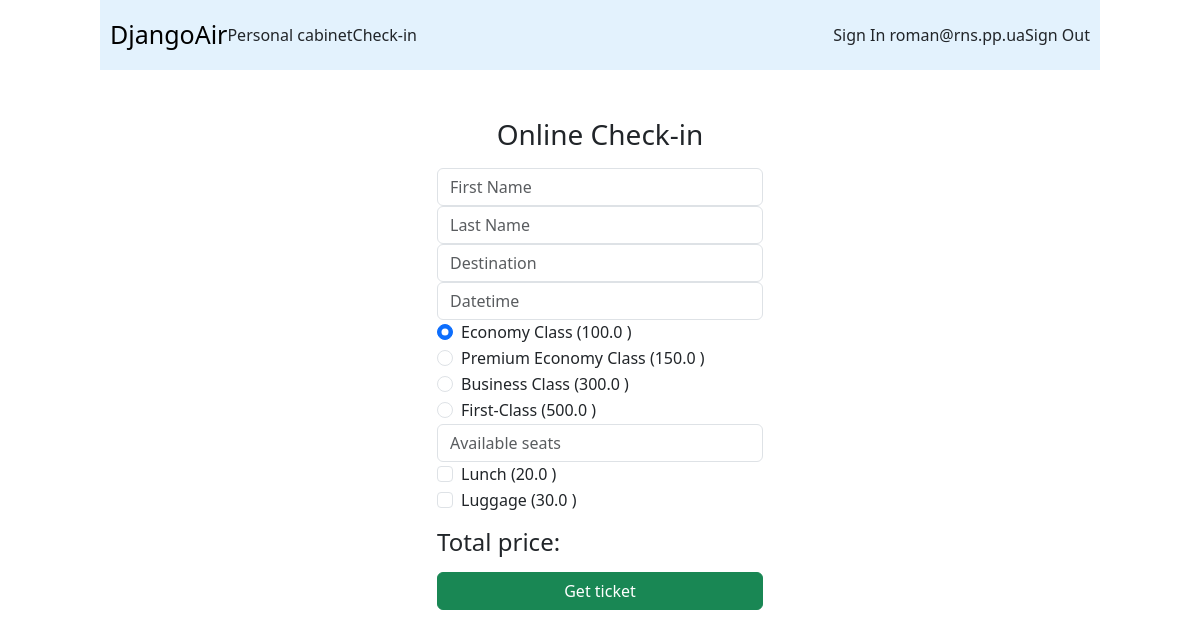
Screenshot of /checkin/ (signed in) with the database file from the repository.
### customer/models.py (models this page shows, shortened)
class SeatClass(models.Model):
    class Meta():
        verbose_name = 'seat_class'
    name = models.CharField(max_length=256)
    price = models.FloatField(default=0.00)

class Option(models.Model):
    class Meta():
        verbose_name = 'option'
    name = models.CharField(max_length=256)
    price = models.FloatField(default=0.00)

### customer/views.py (the view, shortened to what this page needs)
# urls.py: path('checkin/', checkin, name='checkin'),
@login_required(login_url='/signin/')
def checkin(request):
    key = request.session.session_key
    flight_data = cache.get(key)
    if not flight_data:
        flight_data = FlightData()
    if request.method == 'GET':
        data = {}
        seat_class = SeatClass.objects.all()
        option = Option.objects.all()
        data['destination'] = [i['destination__name'] for i in Flight.objects.all().values('destination__name').distinct()]
        for i in seat_class:
            data[i.name] = i.price
        for i in option:
            data[i.name] = i.price
        return render(request, 'checkin.html', {'data': data, 'flight_data': flight_data})

### customer/templates/checkin.html (shortened to what this page needs)
{% extends "base.html" %}
{% load static %}
{% block content %}
<section class="container my-5" style="width: 350px; margin-left: auto; margin-right: auto;">
    <form method="post">
            <h1 class="h3 mb-3 font-weight-normal" style="text-align: center">Online Check-in</h1>
            <input type="text" name="first_name" value="{{flight_data.first_name}}" placeholder="First Name" required="" class="form-control"/>
            <input type="text" name="last_name" value="{{flight_data.last_name}}" placeholder="Last Name" required="" class="form-control"/>
            <input list="destination" name="destination" value="{{flight_data.destination }}" placeholder="Destination" required="" class="form-control"/>
            <input type="text" list="datetime" name="datetime" value="{{ flight_data.datetime | date:'d.m.Y H:i:s' }}" placeholder="Datetime" required="" class="form-control"/>
            <div class="form-check">
                <input class="form-check-input" type="radio" name="seat_class" id="economy" value="economy" checked required>
                <label class="form-check-label" for="economy">Economy Class ({{ data.economy }} {{ flight_data.currency }})</label>
            </div>
            <div class="form-check">
                <input class="form-check-input" type="radio" name="seat_class" id="premium_economy" value="premium_economy">
                <label class="form-check-label" for="premium_economy">Premium Economy Class ({{ data.premium_economy }} {{ flight_data.currency }})</label>
            </div>
            <div class="form-check">
                <input class="form-check-input" type="radio" name="seat_class" id="business" value="business">
                <label class="form-check-label" for="business">Business Class ({{ data.business }} {{ flight_data.currency }})</label>
            </div>
            <div class="form-check">
                <input class="form-check-input" type="radio" name="seat_class" id="first_class" value="first_class">
                <label class="form-check-label" for="first_class">First-Class ({{ data.first_class }} {{ flight_data.currency }})</label>
            </div>
            <input type="text" list="available_seat" name="available_seat" value="{{ flight_data.seat }}" placeholder="Available seats" required="" class="form-control"/>
            <div class="form-check">
                <input class="form-check-input" type="checkbox" value="" {% if flight_data.lunch %} checked {% endif %}name="lunch">
                Lunch ({{ data.lunch }} {{ flight_data.currency }})
            </div>
            <div class="form-check">
                <input class="form-check-input" type="checkbox" value="" {% if flight_data.luggage %} checked {% endif %} name="luggage">
                Luggage ({{ data.luggage }} {{ flight_data.currency }})
	        </div>
            <h4 id="total_price" class="my-3" style="text-align:left">Total price: {{ data.price_for_one_seat }} {{ flight_data.currency }}</h4>
            <div class="d-grid gap-2 my-3">
                <input type="submit" class="btn btn-success" value="Get ticket">
            </div>
    </form>
</section>
{% endblock %}

### customer/templates/base.html (shortened to what this page needs)
{% load static %}
{% load bootstrap5 %}
{% bootstrap_css %}
<!DOCTYPE html>
<html>
    <head>
    <link rel="stylesheet" href="https://cdn.jsdelivr.net/npm/bootstrap-icons@1.5.0/font/bootstrap-icons.css">
    </head>
	<body>
            <header>
                    <div class="left">
                        <a class="nav-link" href="{% url 'first_step' %}">DjangoAir</a>
                        {% if request.user.is_authenticated %}
                        <a class="nav-link active" href="{% url 'cabinet' %}">Personal cabinet</a>
                        <a class="nav-link active" href="{% url 'checkin' %}">Check-in</a>
                        {% endif %}
                    </div>
                    <div class="right">
                        <a class="nav-link" href="{% url 'signin' %}" >Sign In {% if request.user.is_authenticated %} {{ request.user }} {% endif %}</a>
                        <a class="nav-link" href="{% url 'signout' %}" >Sign Out</a>
                    </div>
            </header>
    {% block content %}{% endblock %}
    </body>
</html>

### customer/templates/base.html (style rules this page uses)
body { min-width: 1000px; padding: 0px 0px; }
header { display: flex; width: 1000px; height: 70px; margin: 0px auto; background-color: #e3f2fd; }
.right { width: 50%; display: flex; justify-content: flex-end; align-items: center; padding: 10px; }
.left { width: 50%; display: flex; justify-content: flex-start; align-items: center; padding: 10px; }
.left a:nth-child(1) { font-size: 25px; color: black; }

### rows the page displays
SeatClass: economy "100.0"
SeatClass: premium_economy "150.0"
SeatClass: business "300.0"
SeatClass: first_class "500.0"
Option: lunch "20.0"
Option: luggage "30.0"

### other values shown
{{ request.user }} "roman@rns.pp.ua"
